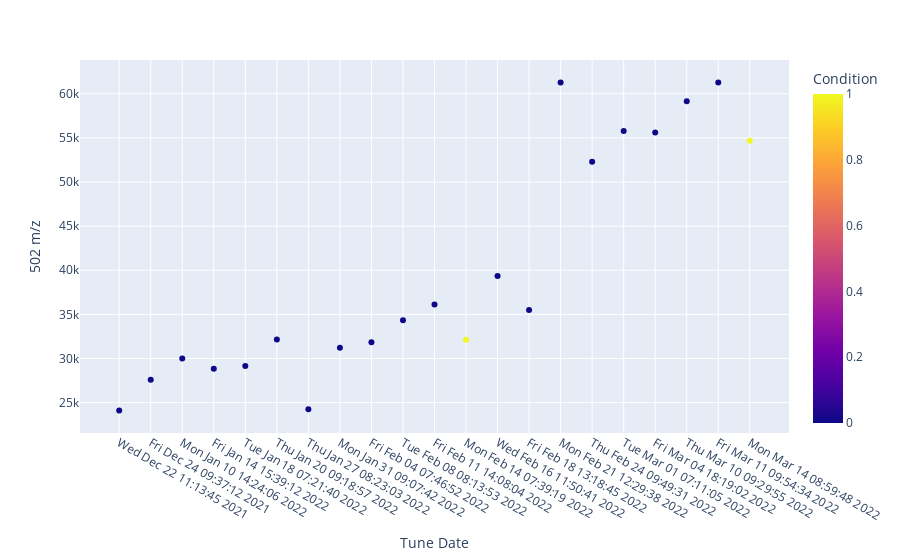

Write notebook code for a chart like this one.
### Code cell
# plotly plot for the data
import plotly.express as px
fig = px.scatter(df, x="Tune Date", y="502 m/z", color="Condition")
fig.show()

### Figure 1 — Plotly figure (JSON) as saved in the notebook; plotly's stock layout.template omitted (floating-point values rounded to 4 significant figures)
{"data": [{"hovertemplate": "Tune Date=%{x}<br>502 m/z=%{y}<br>Condition=%{marker.color}<extra></extra>", "legendgroup": "", "marker": {"color": [0, 0, 0, 0, 0, 0, 0, 0, 0, 0, 0, 1, 0, 0, 0, 0, 0, 0, 0, 0, 1], "coloraxis": "coloraxis", "symbol": "circle"}, "mode": "markers", "name": "", "orientation": "v", "showlegend": false, "type": "scatter", "x": ["Wed Dec 22 11:13:45 2021", "Fri Dec 24 09:37:12 2021", "Mon Jan 10 14:24:06 2022", "Fri Jan 14 15:39:12 2022", "Tue Jan 18 07:21:40 2022", "Thu Jan 20 09:18:57 2022", "Thu Jan 27 08:23:03 2022", "Mon Jan 31 09:07:42 2022", "Fri Feb 04 07:46:52 2022", "Tue Feb 08 08:13:53 2022", "Fri Feb 11 14:08:04 2022", "Mon Feb 14 07:39:19 2022", "Wed Feb 16 11:50:41 2022", "Fri Feb 18 13:18:45 2022", "Mon Feb 21 12:29:38 2022", "Thu Feb 24 09:49:31 2022", "Tue Mar 01 07:11:05 2022", "Fri Mar 04 18:19:02 2022", "Thu Mar 10 09:29:55 2022", "Fri Mar 11 09:54:34 2022", "Mon Mar 14 08:59:48 2022"], "xaxis": "x", "y": [24096, 27592, 29992, 28832, 29136, 32160, 24248, 31208, 31840, 34344, 36112, 32128, 39352, 35504, 61288, 52304, 55784, 55608, 59160, 61264, 54688], "yaxis": "y"}], "layout": {"coloraxis": {"colorbar": {"title": {"text": "Condition"}}, "colorscale": [[0, "#0d0887"], [0.1111, "#46039f"], [0.2222, "#7201a8"], [0.3333, "#9c179e"], [0.4444, "#bd3786"], [0.5556, "#d8576b"], [0.6667, "#ed7953"], [0.7778, "#fb9f3a"], [0.8889, "#fdca26"], [1, "#f0f921"]]}, "legend": {"tracegroupgap": 0}, "margin": {"t": 60}, "xaxis": {"anchor": "y", "domain": [0, 1], "title": {"text": "Tune Date"}}, "yaxis": {"anchor": "x", "domain": [0, 1], "title": {"text": "502 m/z"}}}}
